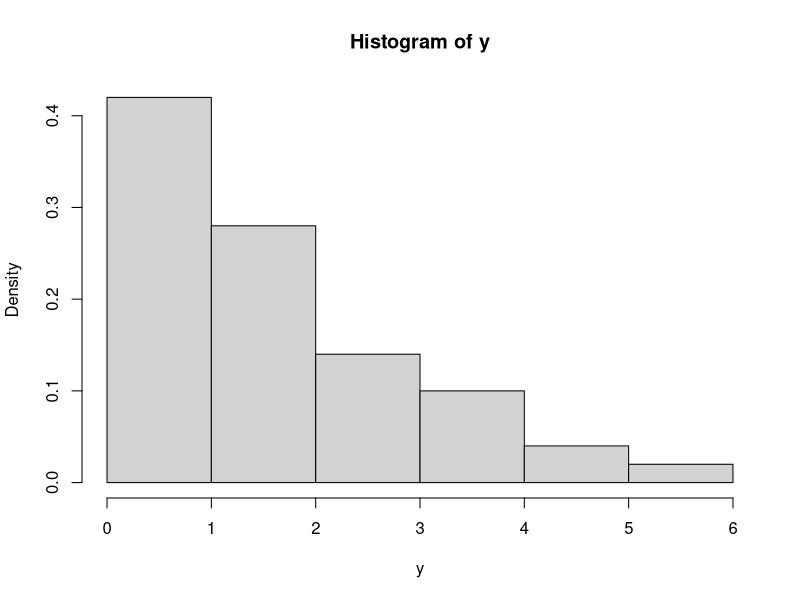
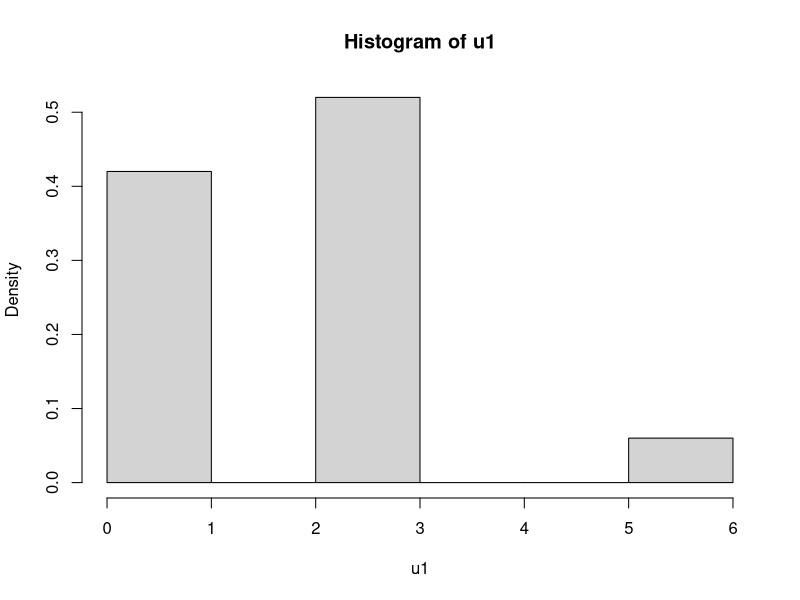
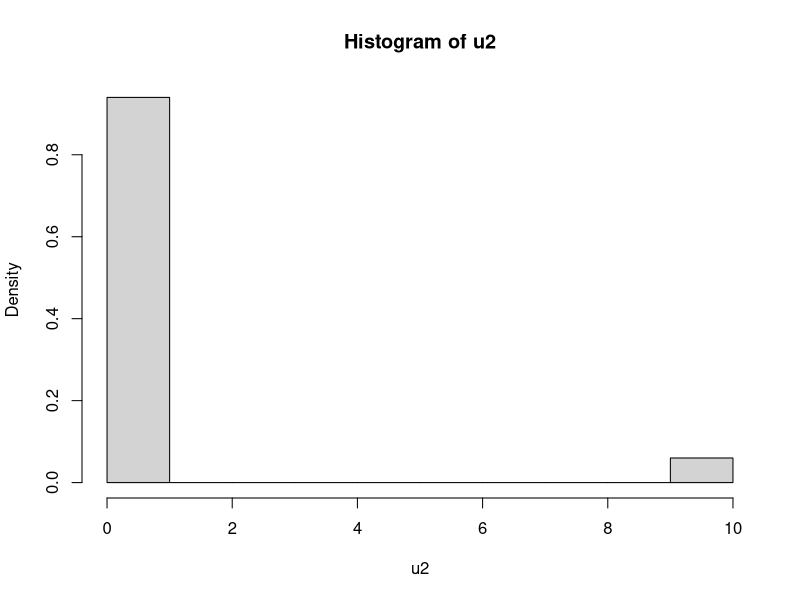
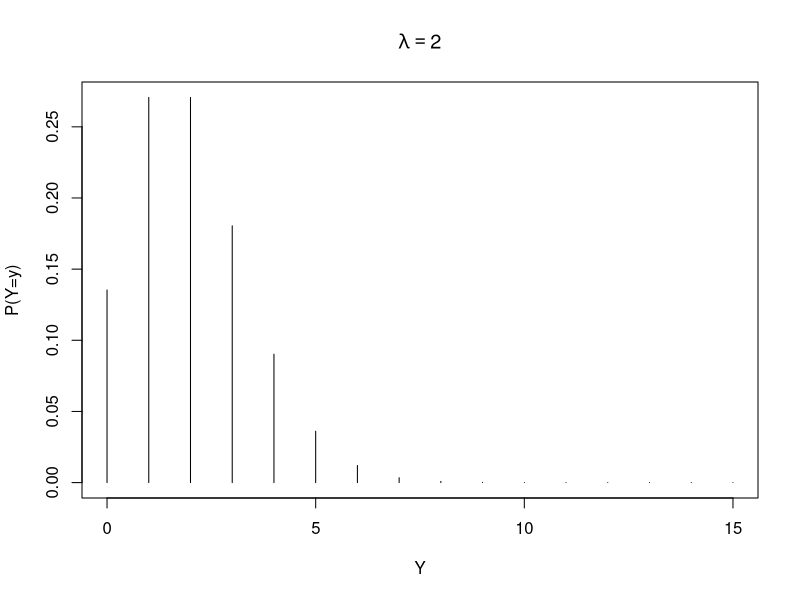
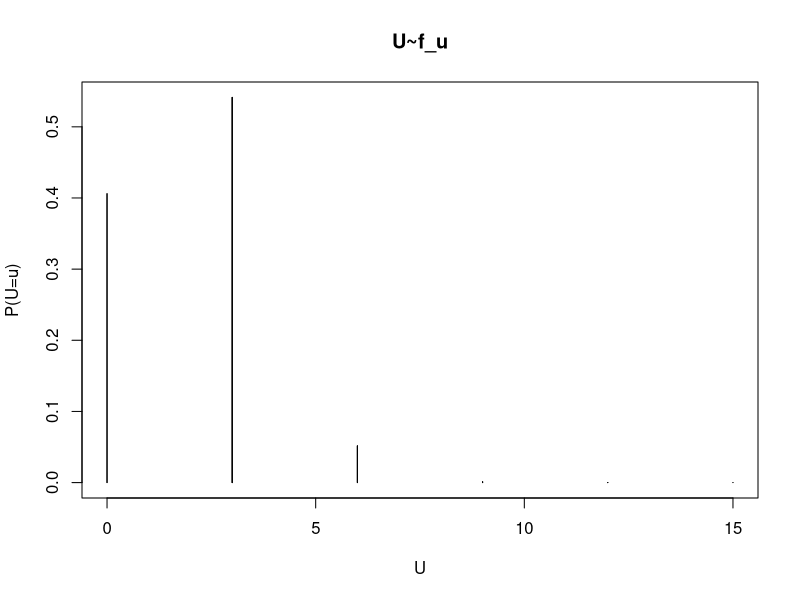

Here is the R script that generated these plots, in order:
##*************
##*
##* Sanity check simulation to check Results.
##* speciffically, this code assesses expected value 
##*
##***************


pu.poisson <- function(n,u,lambda){
  hu <- ceiling(u-n/2)##ifelse(n%%2==0,u-n/2+1,u-n/2)
  gu <- ifelse(u==0,floor(n/2),0)
  q <- 0:(n - (gu+1))
  sum(dpois(x = hu+q+gu,lambda = lambda))
  
}

set.seed(787)
m <- 100
y <- rpois(n = m,lambda=2) ## generate poisson
n <- 3
u1 <- n*(floor(y/n+0.5))

n <- 10
u2 <- n*(floor(y/n+0.5))
## simulation
hist(y,probability = TRUE)
hist(u1,probability = TRUE)
hist(u2,probability = TRUE)


## Plot PMF
y <- seq(0,15,1); lambda <- 2
prob <- dpois(y,lambda) #RRS aqui cambie a lambda para que el codigo sea mas generico
# Plot PMF
plot(y,prob,type="h",xlab="Y",
     ylab="P(Y=y)",main=bquote(lambda == .(lambda)))#main=(sprintf("Y~Poisson(theta = %1.f)",lambda))) #RRS simplifique titulo y corregi de theta a lambda



y <- seq(0,15,1);
n <- 3
u <- cbind(n * round(y/n,digits=0))
prob <- apply(u,1,pu.poisson, n = n,lambda=2)

# Plot PM
plot(u,prob,type="h",xlab="U",ylab="P(U=u)",main=("U~f_u"))

sum(u*prob)
###**************
###* RRS the code below numerically assesses the theoretical expected 
###* value and variance of U when Y ~ Poi(theta)
###* code below replaces lambda with theta to better reflect 
###* paper's notation.
n <- 2
theta <- 5
mean.and.var.u <- function(n,theta){
  r <- ifelse(n%%2==0,1,0.5)
  j <- if(n==1) 0 else 1:(n-1)# RRS replaced 1:(n-1)
  omegaj <- (exp(0+(pi/n)*2i))^(j)#for computational efficiency
  
  if(n%%2==0){
    aj <- (-1)^j
  } else{
    aj <- (-1)^j*(exp(0+(pi/n)*2i))^(j/2)
  }
  sum.complex <- sum(aj* exp(theta/omegaj)/(1-omegaj))
  sum.complex.term2 <- sum(aj*exp(theta/omegaj)/(1-omegaj)*(2*exp(-theta)/(1-omegaj) - exp(-theta)))
  ## expected value of U for Poisson
  mean.u <- theta+0.5*(2*r-1)+ exp(-theta)*sum.complex
  ## variance of u for Poisson
  
  var.u <- theta+(n^2-1)/12- exp(-2*theta)*sum.complex^2-sum.complex.term2
  
  
  c("E(U)" = Re(mean.u),"Var(U)" = Re(var.u),"eComplex.Term.1"=Re(exp(-theta)*sum.complex),"Complex.Term.2"=Re(sum.complex.term2))
}

#### RRS computation below matches paper when n=2
mean.and.var.u(n=2,theta = 0.1)
theta+1/2-exp(-2*theta)/2 #E(U) according to paper when n=2, theta=.1
0.1+0.25-exp(-.1*4)/4#Var(U) according to paper when n=2, theta=.1


## for large n (RRS relative to theta) it seems that the variance is Re(Var) = 2theta 
## it appears that the Re(E(U)) = 0. This happens as long as theta/n=lambda is small enough.... 0.3?


mean.and.var.u(n = 100,theta=5)
##### For n=100, theta=5 the last three terms of Var(U) sum to 5.
(100^2-1)/12-5.5^2-798



mean.and.var.u(n = 1,theta=10) #this confirms that Corollary does not work for n=1 (in that case U has Poisson)

mean.and.var.u(n = 20,theta=25.5) #RRS; Var is rather bigger than theta

##### What about when lambda (=theta/n) >> n
mean.and.var.u(n = 5,theta=1000) #for lambda >> n  Lemma 2 is validated 
